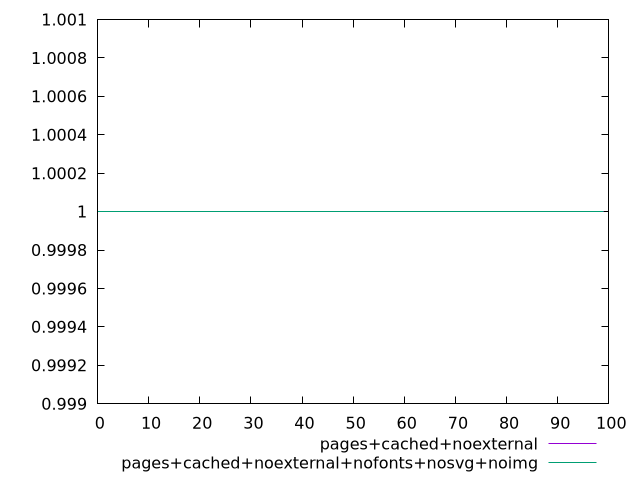

Reproduce this figure in gnuplot.
$_pagesCachedNoexternal <<EOF
1
1
1
1
1
1
1
1
1
1
1
1
1
1
1
1
1
1
1
1
1
1
1
1
1
1
1
1
1
1
1
1
1
1
1
1
1
1
1
1
1
1
1
1
1
1
1
1
1
1
1
1
1
1
1
1
1
1
1
1
1
1
1
1
1
1
1
1
1
1
1
1
1
1
1
1
1
1
1
1
1
1
1
1
1
1
1
1
1
1
1
1
1
1
1
1
1
1
1
1
EOF
$_pagesCachedNoexternalNofontsNosvgNoimg <<EOF
1
1
1
1
1
1
1
1
1
1
1
1
1
1
1
1
1
1
1
1
1
1
1
1
1
1
1
1
1
1
1
1
1
1
1
1
1
1
1
1
1
1
1
1
1
1
1
1
1
1
1
1
1
1
1
1
1
1
1
1
1
1
1
1
1
1
1
1
1
1
1
1
1
1
1
1
1
1
1
1
1
1
1
1
1
1
1
1
1
1
1
1
1
1
1
1
1
1
1
1
EOF
set key outside below
set terminal pngcairo
set output "report_00004_2020-11-02T20-21-41.718Z/server-response-time/server-response-time_pages+cached+noexternal_pages+cached+noexternal+nofonts+nosvg+noimg.png"
set yrange [0.999:1.001]
plot $_pagesCachedNoexternal title "pages+cached+noexternal" with line ,$_pagesCachedNoexternalNofontsNosvgNoimg title "pages+cached+noexternal+nofonts+nosvg+noimg" with line ,
